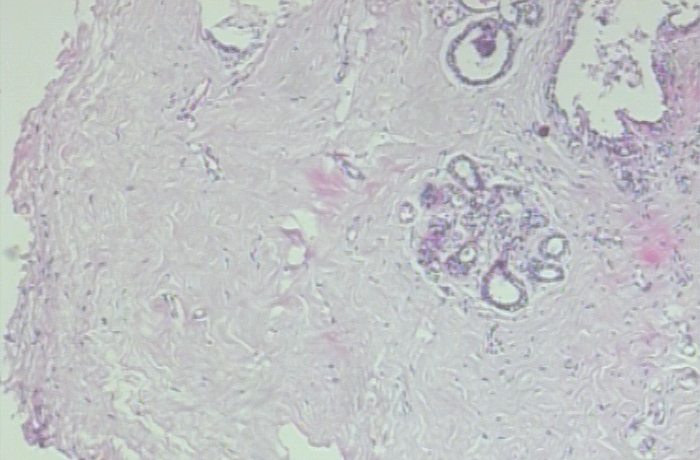
#> input picture DATASET/Adenosis/40X/SOB_B_A-14-22549AB-40-002.png, 700 x 460 px, found by its file name; its folder holds only this picture in this run
$ jupyter execute --allow-errors load_and_preprocessing.ipynb   (shell and % lines are left out)
#> lines starting #> are read from the running program, lines starting #| are printed output that depends on the picture
<a href="https://colab.research.google.com/github/subradeepa08/Breast-Cancer-Prediction/blob/main/load_and_preprocessing.ipynb" target="_parent"></a>

you can run the following command in google colab notebook to mount google drive.

[cell 1]
from google.colab import drive
#> (the rest of this cell did not finish here and is left out)

[cell 2]
import pandas as pd
#> (the rest of this cell did not finish here and is left out)

You can see the content of dataset(present in google drive) by running the following terminal-like command

[cell 3]
PATH_OF_DATA= '/content/drive/"MyDrive"/Dataset/adenosis'

Load the Data set

[cell 4]
import os
import cv2

path = '/content/drive/MyDrive/Dataset/adenosis/40X'
for filename in os.listdir(path):
    img = cv2.imread(os.path.join(path, filename))
#> img is the input picture: shape (460, 700, 3); mean B, G, R 196.4, 194.7, 192.7
#> `image = cv2.resize(image, target_size)`:
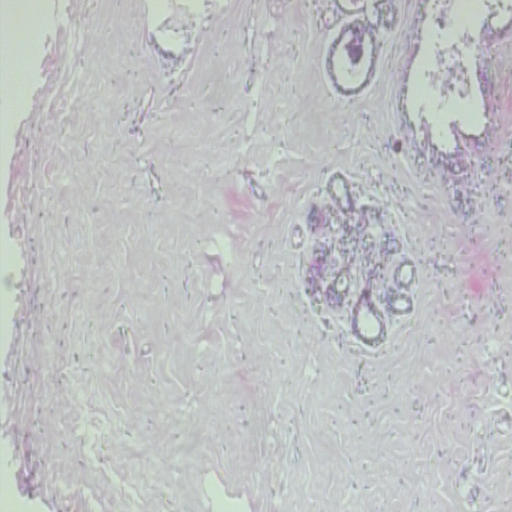
#> image: shape (512, 512, 3); mean B, G, R 196.3, 194.6, 192.5
path = '/content/drive/MyDrive/Dataset/adenosis/100X'
#> (the rest of this cell did not finish here and is left out)

[cell 5]
path = '/content/drive/MyDrive/Dataset/adenosis/'

Preprocessing
IMAGE RESIZING

[cell 6]
import os
import cv2

dataset_path = "/content/drive/MyDrive/Dataset/adenosis"

# Define the target image size
target_size = (512, 512)

# Loop through the subfolders of the dataset
#> (the rest of this cell did not finish here and is left out)

[cell 7]
dataset_path = "/content/drive/MyDrive/Dataset/ductal_carcinoma"

# Define the target image size
target_size = (256, 256)

# Loop through the subfolders of the dataset
#> (the rest of this cell did not finish here and is left out)
